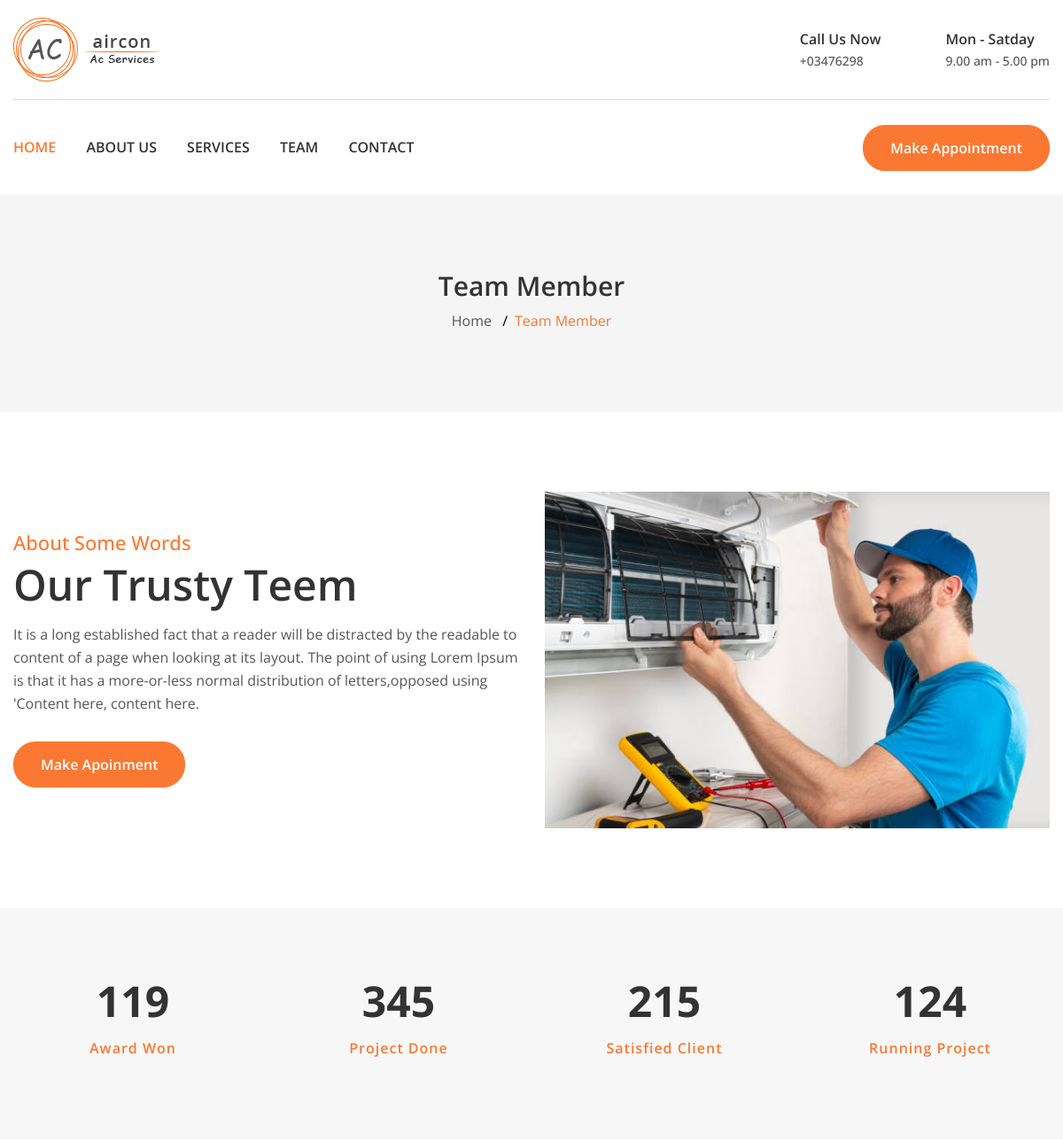
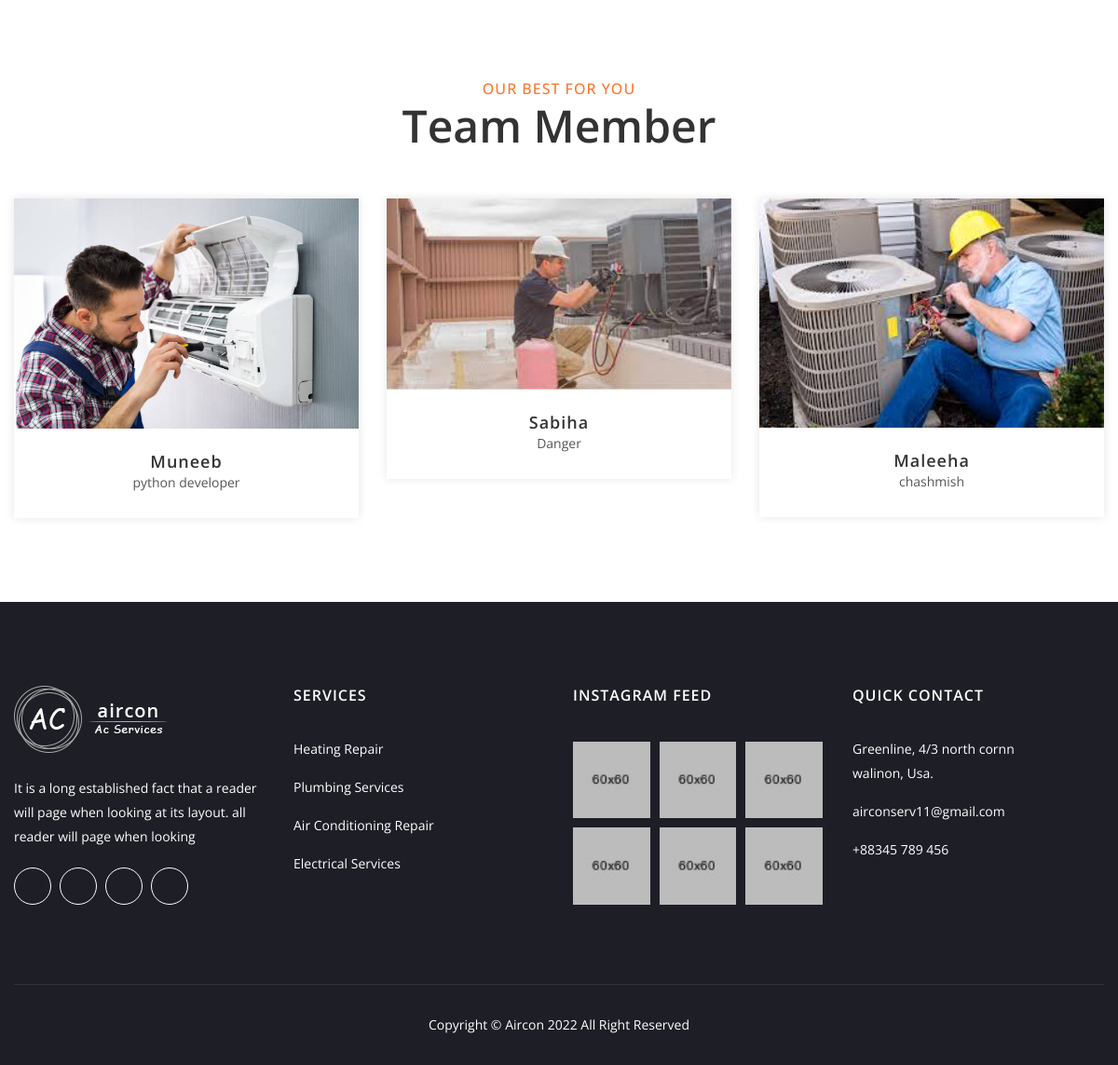
Page /team/ on the committed database (2 pictures, top to bottom).
### pages/models.py (models this page shows, shortened)
class Team(models.Model):
    name = models.CharField(max_length=50)
    description = models.TextField()
    team_image = models.ImageField('photos/%Y/%m/%d/')
    facebook = models.URLField(max_length=255)
    twitter = models.URLField(max_length=255)
    Intstagram = models.URLField(max_length=255)
    date = models.DateTimeField(auto_now_add=True, null=True)

### pages/views.py (the view)
# urls.py: path('team/',views.Teams,name='team'),
def Teams(request):
    teams = Team.objects.all()
    data = {
        'teams': teams
    }
    return render(request, 'pages/team.html', data)

### templates/pages/team.html (shortened to what this page needs)
{% extends 'basic.html' %}
{% load static %}
{% block content %}
    <div class="breadcrumb-area section-ptb">
        <div class="container">
            <div class="row">
                <div class="col">
                    <h2 class="breadcrumb-title">Team Member</h2>
                    <ul class="breadcrumb-list">
                        <li class="breadcrumb-item"><a href="index.html">Home</a></li>
                        <li class="breadcrumb-item active">Team Member</li>
                    </ul>
                </div>
            </div>
        </div>
    </div>
    <div class="repair-make-area section-ptb">
        <div class="container">
            <div class="row align-items-center">
                <div class="col-lg-6 col-md-6">
                    <div class="repair-service-inner service-ph-inner">
                        <h3>About Some Words</h3>
                        <h2>Our Trusty Teem</h2>
                        <p>It is a long established fact that a reader will be distracted by the readable to content of a page when looking at its layout. The point of using Lorem Ipsum is that it has a more-or-less normal distribution of letters,opposed using 'Content here, content here.</p>
                        <div class="make-apoinment-button">
                            <a href="#" class="default-btn border-radius">Make Apoinment</a>
                        </div>
                    </div>
                </div>
                <div class="col-lg-6 col-md-6">
                    <div class="repair-image">
                        <img src="{% static 'images/service/service-2.jpg' %}" alt="">
                    </div>
                </div>
            </div>
        </div>
    </div>
    <div class="project-count-inner bg-grey section-pb section-pt-80">
        <div class="container">
            <div class="row">
            <div class="col-lg-3 col-sm-6">
                <div class="counter text-center">
                    <h3 class="counter-active">119</h3>
                    <p>Award Won</p>
                </div>
            </div>
            <div class="col-lg-3 col-sm-6">
                <div class="counter text-center">
                    <h3 class="counter-active">345</h3>
                    <p>Project Done</p>
                </div>
            </div>
            <div class="col-lg-3 col-sm-6">
                <div class="counter text-center">
                    <h3 class="counter-active">215</h3>
                    <p>Satisfied Client</p>
                </div>
            </div>
            <div class="col-lg-3 col-sm-6">
                <div class="counter text-center">
                    <h3 class="counter-active">124</h3>
                    <p>Running Project</p>
                </div>
            </div>
        </div>
        </div>
    </div>
    <div class="team-area  section-ptb">
        <div class="container">
            <div class="row">
                <div class="col-lg-12">
                    <div class="section-title">
                        <h4>OUR BEST FOR YOU</h4>
                        <h2>Team Member</h2>
                    </div>
                </div>
            </div>
            <div class="row">
                {% for team in teams %}
                <div class="col-lg-4 col-md-6">
                    <div class="single-team-member mt--30">
                        <div class="team-member-image hover-2">
                            <img src="{{team.team_image.url}}" alt="">
                        </div>
                        <div class="team-member-info text-center">
                            <h3>{{team.name}}</h3>
                            <p>{{team.description}}</p>
                        </div>
                    </div>
                </div>
                {% endfor %}
            </div>
        </div>
    </div>
{% endblock content %}

### aircon/static/css/style.css (style rules this page uses)
*, *::after, *::before { box-sizing: border-box; }
html, body { height: 100%; }
h1, h2, h3, h4, h5, h6 { color: #333; font-family: "Open Sans", sans-serif; font-weight: 400; margin-top: 0; }
h2 { font-size: 30px; line-height: 36px; }
h3 { font-size: 24px; line-height: 30px; }
h4 { font-size: 18px; line-height: 24px; }
p:last-child { margin-bottom: 0; }
p { font-family: "Open Sans", sans-serif; }
a, button { color: inherit; display: inline-block; line-height: inherit; text-decoration: none; cursor: pointer; }
a, button, img, input, span { transition: all 0.3s ease 0s; }
img { max-width: 100%; height: auto; }
ul { list-style: outside none none; margin: 0; padding: 0; }
.bg-grey { background-color: #f7f7f7; }
.section-ptb { padding: 110px 0; }
@media only screen and (min-width: 992px) and (max-width: 1200px) { .section-ptb { padding: 90px 0; } }
.section-pt-80 { padding-top: 80px; }
@media only screen and (min-width: 992px) and (max-width: 1200px) { .section-pt-80 { padding-top: 60px; } }
.section-pb { padding-bottom: 110px; }
@media only screen and (min-width: 992px) and (max-width: 1200px) { .section-pb { padding-bottom: 90px; } }
.mt--30 { margin-top: 30px; }
.default-btn { border: 1px solid #fb7832; padding: 12px 30px; color: #ffffff; background: #fb7832; font-size: 16px; font-weight: 600; }
.border-radius { border-radius: 25px; }
.section-title { margin-bottom: 30px; text-align: center; }
.section-title h4 { font-size: 16px; font-weight: 500; color: #fb7832; margin-bottom: 10px; margin-top: -5px; text-transform: uppercase; letter-spacing: 1px; }
.section-title h2 { font-size: 48px; text-transform: capitalize; font-weight: 600; }
.breadcrumb-area { background: #f5f5f5; text-align: center; }
.breadcrumb-area h2 { font-size: 30px; font-weight: 600; margin-top: -5px; }
.breadcrumb-list .breadcrumb-item { font-family: "Open Sans", sans-serif; font-size: 16px; color: #555; text-transform: capitalize; line-height: 1; display: inline-block; }
.breadcrumb-list .breadcrumb-item.active { color: #fb7832; }
.breadcrumb-item + .breadcrumb-item::before { color: #000000; content: "/"; display: inline-block; padding-left: 0.5rem; padding-right: 0.5rem; }
.repair-service-inner h3 { font-size: 22px; font-weight: 500; color: #fb7832; margin-top: -5px; }
.repair-service-inner h2 { font-size: 48px; font-weight: 600; margin-top: 15px; }
.repair-service-inner p { font-size: 16px; margin-top: 25px; }
.repair-service-inner .make-apoinment-button { margin-top: 45px; }
@media only screen and (min-width: 992px) and (max-width: 1200px) { .repair-service-inner .make-apoinment-button { margin-top: 30px; } }
.counter { margin-top: 30px; }
.counter h3 { font-size: 48px; font-weight: 700; }
.counter p { color: #fb7832; margin-top: 25px; text-transform: capitalize; letter-spacing: 1px; font-size: 16px; font-weight: 600; letter-spacing: 1px; margin-bottom: 0; }
.single-team-member { box-shadow: 0 0 10px rgba(0, 0, 0, 0.1); }
.team-member-image { position: relative; }
.team-member-image img { width: 100%; }
.hover-2 { position: relative; }
.hover-2::before { background: rgba(53, 75, 101, 0.8); bottom: 0; content: ""; left: 0; opacity: 0; position: absolute; right: 0; top: 0; transform: scale(1); -webkit-transition: 0.3s; transition: 0.3s; }
.team-member-info { padding: 25px 0; }
.team-member-info h3 { font-size: 18px; font-weight: 600; margin-bottom: 0px; letter-spacing: 1px; line-height: 20px; }
.team-member-info p { font-size: 14px; }

### rows in the picture
Team: team_image (picture), name "Muneeb", description "python developer"
Team: team_image (picture), name "Sabiha", description "Danger"
Team: team_image (picture), name "Maleeha", description "chashmish"
